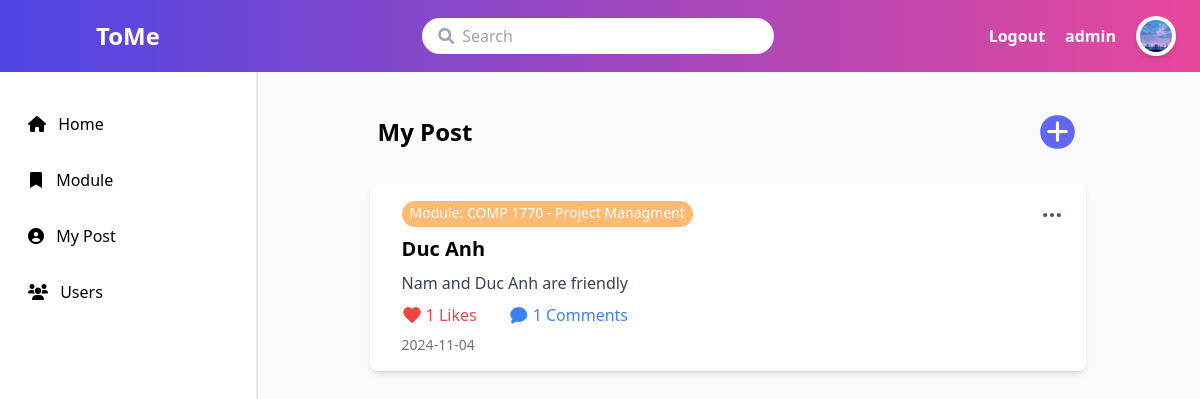
Page /my_post.php (signed in) on the committed database.
### tables this page shows
CREATE TABLE `question` (
  `questionid` int(3) NOT NULL,
  `user_id` int(11) NOT NULL,
  `questiontitle` varchar(255) DEFAULT NULL,
  `questiontext` varchar(255) DEFAULT NULL,
  `questionimage` varchar(255) NOT NULL COMMENT '.png/jpg',
  `questionlink` varchar(255) NOT NULL,
  `questiondate` date NOT NULL DEFAULT current_timestamp(),
  `comment` varchar(255) DEFAULT NULL,
  `number_like` int(11) DEFAULT 0,
  `number_comment` int(11) DEFAULT 0,
  `module_id` int(3) NOT NULL
);

### my_post.php (called while the page is built, shortened)
<?php
include 'includes/database_connection.php';
$isLoggedIn = isset($_SESSION['logged_in']) && $_SESSION['logged_in'];
$user_id = $_SESSION['user_id'] ?? null;
if ($isLoggedIn && $user_id) {
    $stmt = $pdo->prepare("SELECT q.questionid, u.username, q.questiontitle, q.questiontext, q.questionimage, q.questionlink, q.questiondate, q.number_like, q.number_comment, COALESCE(m.module_name, 'Unknown Module') AS module_name
    FROM question q
    LEFT JOIN user u ON q.user_id = u.user_id
    LEFT JOIN module m ON q.module_id = m.module_id
    WHERE q.user_id = :user_id
    ORDER BY questiondate DESC");
    $stmt->bindValue(':user_id', $user_id, PDO::PARAM_INT);
    $stmt->execute();
    $userPosts = $stmt->fetchAll(PDO::FETCH_ASSOC);
}
include 'templates/my_post.html.php';
include 'templates/layout.html.php';
?>

### templates/my_post.html.php (the view, shortened to what this page needs)
<div class="mx-auto w-4/5">
    <?php if ($isLoggedIn): ?>
        <div class="flex items-center justify-between">
            <header class="text-2xl font-sans font-bold pl-2 py-5">My Post</header>
            <a href="php/create_post.php" class="text-2xl font-sans font-bold bg-indigo-500 text-white rounded-full px-1.5 mr-3 scale-105">
                <i class="fa-solid fa-plus"></i>
            </a>
        </div>
        <?php if (!empty($userPosts)): ?>
            <?php foreach ($userPosts as $post): ?>
            <div class="relative bg-white p-4 rounded-lg shadow-md mt-4">
                <div class="pl-4 space-y-2">
                    <div class="inline-flex items-center px-2 pb-1 pt-0.5 text-white bg-orange-300 text-sm rounded-full">
                        <?php if (isset($post['module_name'])): ?>
                            <p>Module: <?= htmlspecialchars($post['module_name']) ?></p>
                        <?php endif; ?>
                    </div>
                    <h2 class="font-semibold text-xl"><?= htmlspecialchars($post['questiontitle']) ?></h2>
                    <p class="text-gray-700 mt-2"><?= htmlspecialchars($post['questiontext']) ?></p>
                    <div class="mt-4 flex space-x-8 items-center">
                        <div class="flex items-center space-x-1 text-red-500">
                            <span><?= htmlspecialchars($post['number_like'] ?? 0) ?> Likes</span>
                        </div>
                        <div class="flex items-center space-x-1 text-blue-500">
                            <svg class="h-5 w-5" xmlns="http://www.w3.org/2000/svg" fill="none" viewBox="0 0 24 24" stroke="currentColor">
                                <path fill="currentColor" d="M12 3C6.48 3 2 6.48 2 11c0 2.08.8 3.97 2.13 5.47l-1.07 3.86c-.28 1 .85 1.86 1.75 1.28l3.61-2.25c.95.32 1.95.49 3.04.49 5.52 0 10-3.48 10-7.99S17.52 3 12 3z"/>
                            </svg>
                            <span><?= htmlspecialchars($post['number_comment'] ?? 0) ?> Comments</span>
                        </div>
                    </div>
                    <div class="text-gray-500 text-sm mt-2">
                        <?= htmlspecialchars($post['questiondate']) ?>
                    </div>
                    <div class="absolute top-0 right-0 m-4">
                        <button id="optionsButton-<?= $post['questionid'] ?>" class="text-gray-600 text-2xl font-bold pr-2 focus:outline-none">&#8230;</button>
                    </div>
                </div>
            </div>
            <?php endforeach; ?>
        <?php else: ?>
            <p class="text-gray-500">You haven't posted anything yet.</p>
        <?php endif; ?>
    <?php endif; ?>
</div>

### rows in the picture
question: module_name "COMP 1770 - Project Managment", questiontitle "Duc Anh", questiontext "Nam and Duc Anh are friendly", number_like "1", number_comment "1", questiondate "2024-11-04"

### other values in the picture
$username "admin"
